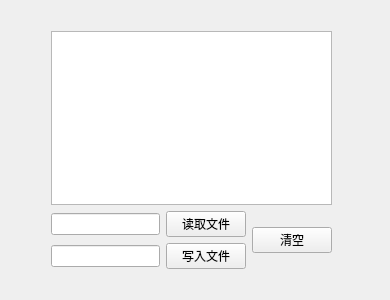
<?xml version="1.0" encoding="UTF-8"?>
<ui version="4.0">
 <class>Widget</class>
 <widget class="QWidget" name="Widget">
  <property name="geometry">
   <rect>
    <x>0</x>
    <y>0</y>
    <width>390</width>
    <height>300</height>
   </rect>
  </property>
  <property name="windowTitle">
   <string>Widget</string>
  </property>
  <widget class="QWidget" name="">
   <property name="geometry">
    <rect>
     <x>40</x>
     <y>20</y>
     <width>303</width>
     <height>260</height>
    </rect>
   </property>
   <layout class="QVBoxLayout" name="verticalLayout_2">
    <item>
     <widget class="QTextEdit" name="textEdit"/>
    </item>
    <item>
     <layout class="QHBoxLayout" name="horizontalLayout_3">
      <item>
       <layout class="QVBoxLayout" name="verticalLayout">
        <item>
         <layout class="QHBoxLayout" name="horizontalLayout">
          <item>
           <widget class="QLineEdit" name="readEdit"/>
          </item>
          <item>
           <widget class="QPushButton" name="readBtn">
            <property name="text">
             <string>读取文件</string>
            </property>
           </widget>
          </item>
         </layout>
        </item>
        <item>
         <layout class="QHBoxLayout" name="horizontalLayout_2">
          <item>
           <widget class="QLineEdit" name="writeEdit"/>
          </item>
          <item>
           <widget class="QPushButton" name="writeBtn">
            <property name="text">
             <string>写入文件</string>
            </property>
           </widget>
          </item>
         </layout>
        </item>
       </layout>
      </item>
      <item>
       <widget class="QPushButton" name="clearBtn">
        <property name="text">
         <string>清空</string>
        </property>
       </widget>
      </item>
     </layout>
    </item>
   </layout>
  </widget>
 </widget>
 <layoutdefault spacing="6" margin="11"/>
 <resources/>
 <connections/>
</ui>
